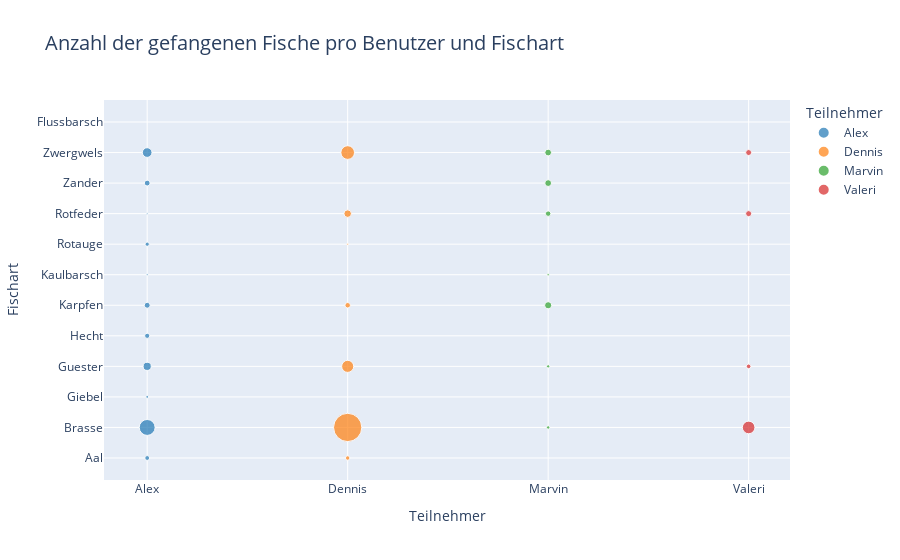

The code cell stored with this chart in its notebook:
### Markdown cell above
## Plot for fishes

### Code cell
# Beispiel-DatenFrame (ersetze dies durch deine tatsächlichen Daten)
agg_df = merged_df.groupby(['name', 'type'], as_index=False)['points'].sum()

# Definiere die Benutzerfarben
user_colors = {
    'Alex':   '#1f77b4',  # Blau
    'Dennis': '#ff7f0e',  # Orange
    'Marvin': '#2ca02c',  # Grün
    'Valeri': '#d62728',  # Rot
}

# Erstelle das Bubble Chart mit Plotly
fig = px.scatter(
    agg_df,
    x='name',
    y='type',
    size='points',
    color='name',
    color_discrete_map=user_colors,
    title='Anzahl der gefangenen Fische pro Benutzer und Fischart',
    labels={'name': 'Benutzer', 'type': 'Fischart', 'points': 'Anzahl der Punkte'},
    hover_name='name',
    hover_data=['type', 'points'],
)

# Passe das Layout an
fig.update_layout(
    xaxis_title='Teilnehmer',
    yaxis_title='Fischart',
    legend_title='Teilnehmer',
    title_font_size=20
)

# Zeige das interaktive Diagramm an
fig.show()

### Figure 1 — Plotly figure (JSON) as saved in the notebook; plotly's stock layout.template omitted (floating-point values rounded to 4 significant figures)
{"data": [{"customdata": [[62], [667.5], [21], [176], [71], [93], [11.5], [47.5], [8], [90], [246]], "hovertemplate": "<b>%{hovertext}</b><br><br>Benutzer=%{x}<br>Fischart=%{y}<br>Anzahl der Punkte=%{customdata[0]}<extra></extra>", "hovertext": ["Alex", "Alex", "Alex", "Alex", "Alex", "Alex", "Alex", "Alex", "Alex", "Alex", "Alex"], "legendgroup": "Alex", "marker": {"color": "#1f77b4", "size": [62, 667.5, 21, 176, 71, 93, 11.5, 47.5, 8, 90, 246], "sizemode": "area", "sizeref": 5.274, "symbol": "circle"}, "mode": "markers", "name": "Alex", "orientation": "v", "showlegend": true, "type": "scatter", "x": ["Alex", "Alex", "Alex", "Alex", "Alex", "Alex", "Alex", "Alex", "Alex", "Alex", "Alex"], "xaxis": "x", "y": ["Aal", "Brasse", "Giebel", "Guester", "Hecht", "Karpfen", "Kaulbarsch", "Rotauge", "Rotfeder", "Zander", "Zwergwels"], "yaxis": "y"}, {"customdata": [[52], [2110.0], [384.5], [79.5], [9], [150.5], [494]], "hovertemplate": "<b>%{hovertext}</b><br><br>Benutzer=%{x}<br>Fischart=%{y}<br>Anzahl der Punkte=%{customdata[0]}<extra></extra>", "hovertext": ["Dennis", "Dennis", "Dennis", "Dennis", "Dennis", "Dennis", "Dennis"], "legendgroup": "Dennis", "marker": {"color": "#ff7f0e", "size": [52, 2110.0, 384.5, 79.5, 9, 150.5, 494], "sizemode": "area", "sizeref": 5.274, "symbol": "circle"}, "mode": "markers", "name": "Dennis", "orientation": "v", "showlegend": true, "type": "scatter", "x": ["Dennis", "Dennis", "Dennis", "Dennis", "Dennis", "Dennis", "Dennis"], "xaxis": "x", "y": ["Aal", "Brasse", "Guester", "Karpfen", "Rotauge", "Rotfeder", "Zwergwels"], "yaxis": "y"}, {"customdata": [[0], [31], [0], [29], [135], [15], [79.5], [121.5], [119.5]], "hovertemplate": "<b>%{hovertext}</b><br><br>Benutzer=%{x}<br>Fischart=%{y}<br>Anzahl der Punkte=%{customdata[0]}<extra></extra>", "hovertext": ["Marvin", "Marvin", "Marvin", "Marvin", "Marvin", "Marvin", "Marvin", "Marvin", "Marvin"], "legendgroup": "Marvin", "marker": {"color": "#2ca02c", "size": [0, 31, 0, 29, 135, 15, 79.5, 121.5, 119.5], "sizemode": "area", "sizeref": 5.274, "symbol": "circle"}, "mode": "markers", "name": "Marvin", "orientation": "v", "showlegend": true, "type": "scatter", "x": ["Marvin", "Marvin", "Marvin", "Marvin", "Marvin", "Marvin", "Marvin", "Marvin", "Marvin"], "xaxis": "x", "y": ["Aal", "Brasse", "Flussbarsch", "Guester", "Karpfen", "Kaulbarsch", "Rotfeder", "Zander", "Zwergwels"], "yaxis": "y"}, {"customdata": [[419.5], [57.5], [97], [94.5]], "hovertemplate": "<b>%{hovertext}</b><br><br>Benutzer=%{x}<br>Fischart=%{y}<br>Anzahl der Punkte=%{customdata[0]}<extra></extra>", "hovertext": ["Valeri", "Valeri", "Valeri", "Valeri"], "legendgroup": "Valeri", "marker": {"color": "#d62728", "size": [419.5, 57.5, 97, 94.5], "sizemode": "area", "sizeref": 5.274, "symbol": "circle"}, "mode": "markers", "name": "Valeri", "orientation": "v", "showlegend": true, "type": "scatter", "x": ["Valeri", "Valeri", "Valeri", "Valeri"], "xaxis": "x", "y": ["Brasse", "Guester", "Rotfeder", "Zwergwels"], "yaxis": "y"}], "layout": {"legend": {"itemsizing": "constant", "title": {"text": "Teilnehmer"}, "tracegroupgap": 0}, "title": {"font": {"size": 20}, "text": "Anzahl der gefangenen Fische pro Benutzer und Fischart"}, "xaxis": {"anchor": "y", "categoryarray": ["Alex", "Dennis", "Marvin", "Valeri"], "categoryorder": "array", "domain": [0, 1], "title": {"text": "Teilnehmer"}}, "yaxis": {"anchor": "x", "domain": [0, 1], "title": {"text": "Fischart"}}}}
